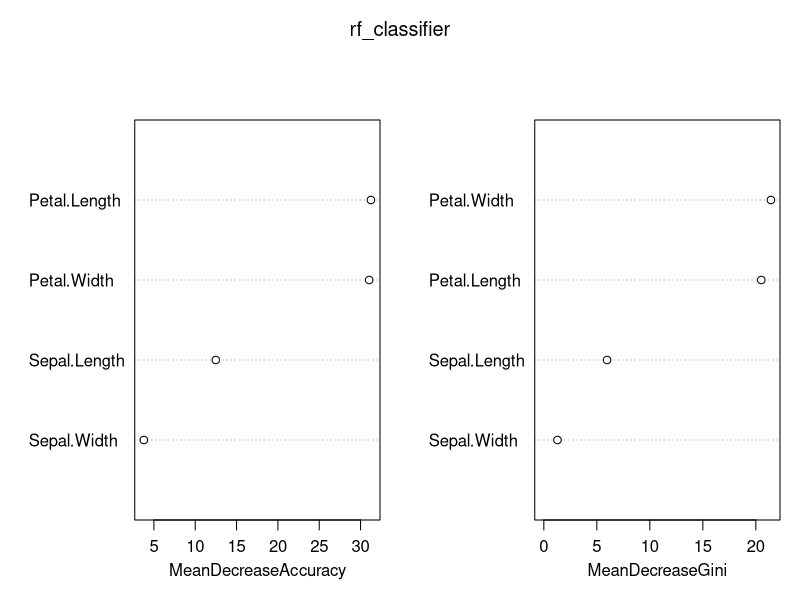
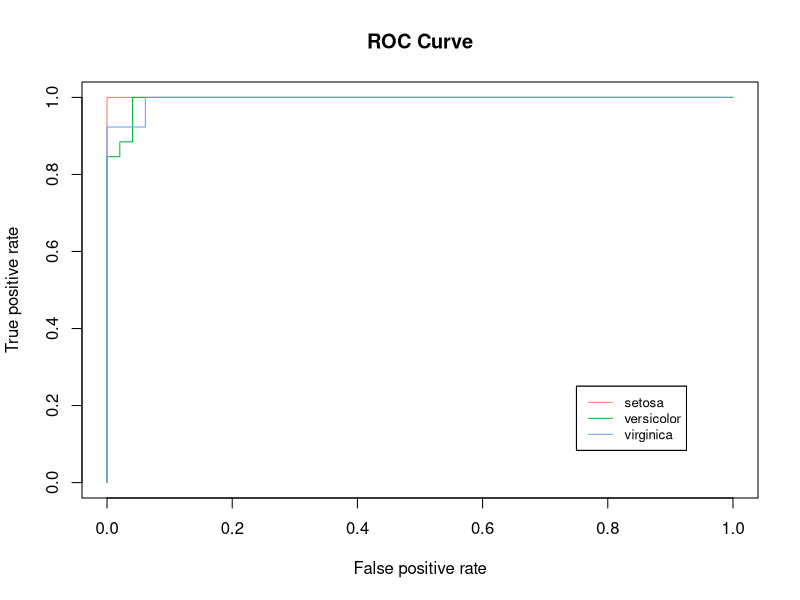

Source code (R) for these figures, in order:
#####- Libraries ------------------------------------------------#####
library(ROCR)
library(randomForest)

#####- Import data ----------------------------------------------#####
rm(list=ls())

data("iris")

#####- Set random seed to make results reproducible: ------------#####
set.seed(17)

# # I want to form predictions on the setosa species so I will extract those observations for validation2
# setosaRows <- which(iris$Species == "setosa")
# validation2 <- iris[setosaRows,]
# iris2 <- iris[-(setosaRows),]

#####- Calculate the size of each of the data sets: -------------#####
data_set_size <- floor(nrow(iris)/2)

#####- Generate a random sample of "data_set_size" indexes ------#####
indexes <- sample(1:nrow(iris), size = data_set_size)

#####- Assign the data to the correct sets ----------------------#####
training <- iris[indexes,]
print(table(training$Species))

validation1 <- iris[-indexes,]
print(table(validation1$Species))

# I try to keep e^Nf < No (Nf = number of features, No = number of observations) to minimise overfitting
# No = data_set_size
Nf <- floor(log(data_set_size))

#####- Perform training: ----------------------------------------#####
rf_classifier <- randomForest(Species ~ ., # "Species ~ ." we want to predict Species usings each of the remaining columns of data
                              data=training, 
                              ntree=500, # defines the number of trees to be generated; it is typical to test a range of values for this parameter (i.e. 100, 200, 300, 400, 500) and choose the one that minimises the OOB estimate of error rate
                              mtry=2, # the number of features used in the construction of the tree; these features are selected at random, which is where the "random" in randomForests comes from; the default is sqrt(Nf)
                              importance=TRUE) # enables the algorithm to calculate variable importance

rf_classifier
##--------------------------------------------------------------------
# Call:
#   randomForest(formula = Species ~ ., data = training, ntree = 100,      mtry = 2, importance = TRUE) 
# Type of random forest: classification
# Number of trees: 100
# No. of variables tried at each split: 2
# 
# OOB estimate of  error rate: 2.67%
# Confusion matrix:
#   setosa versicolor virginica class.error
# setosa         24          0         0  0.00000000
# versicolor      0         24         0  0.00000000
# virginica       0          2        25  0.07407407
##--------------------------------------------------------------------

# OOB estimate is calculated by counting the # of misclassified points in the training set (2 virginica observations = 2) and dividing by the total number of observations (2/75 ~= 2.67%)
# OOB estimate is a useful measure to discriminate b/w different random forest classifiers
# You could vary the # of trees or the # of variables considered and select the combination with the smallest value
# Datasets with higher Nf - good idea to use cross-validation to perform feature selection using OOB error rate


#####- Assess importance ----------------------------------------#####
# Look at the importance that our classifier has assigned to each variable 
varImpPlot(rf_classifier)

# Feature's importance assessed based on:
# MeanDecreaseAccuracy - rough estimate of the loss in prediction performance when that variable is omitted from training
# MeanDecreaseGini - GINI is a measure of node impurity; if you used this feature to split the data, how pure will the nodes be?
## Highest purity = each not contains only elements of a single class
## Assessing the decrease in GINI when that feature is omitted leads to an understanding of how important that feature is

#####- Validation set assessment #1: looking at confusion matrix #####
prediction_for_table <- predict(rf_classifier,validation1[,-5]) # column 5 is the Species column we are predicting

table(observed=validation1[,5],predicted=prediction_for_table)

 ##-------------------------------------------------------------------
# predicted
# observed     setosa versicolor virginica
# setosa         26          0         0
# versicolor      0         23         3
# virginica       0          1        22
##-------------------------------------------------------------------

#####- Validation set assessment #2: ROC curves and AUC ---------#####
# Calculate the probability of new observations belonging to each class
# prediction_for_roc_curve will be a matrix with dimensions data_set_size x number_of_classes
prediction_for_roc_curve <- predict(rf_classifier,validation1[,-5],type="prob")

# Use pretty colours:
pretty_colours <- c("#F8766D","#00BA38","#619CFF")

# Specify the different classes 
classes <- levels(validation1$Species)

# For each class
for (i in 1:length(classes)) {
  # Define which observations belong to class[i]
  true_values <- ifelse(validation1[,5]==classes[i],1,0)
  
  # Assess the performance of classifier for class[i]
  pred <- prediction(prediction_for_roc_curve[,i],true_values)
  perf <- performance(pred, "tpr", "fpr")
  if (i==1)
  {
    plot(perf,main="ROC Curve",col=pretty_colours[i]) 
  }
  else
  {
    plot(perf,main="ROC Curve",col=pretty_colours[i],add=TRUE) 
  }
  
  # Add a legend
  legend(0.75, 0.25, legend=c(classes),
         col=c(pretty_colours), lty = 19, cex=0.8)
  
  # Calculate the AUC and print it to screen
  auc.perf <- performance(pred, measure = "auc")
  AUC <- auc.perf@y.values[[1]]
  print(paste0(classes[i]))
  print(paste0("AUC = ", AUC))
}

##- ntree = 100 ------------------------------------------------------
# [1] "setosa"
# [1] "AUC = 1"
# [1] "versicolor"
# [1] "AUC = 0.991365777080063"
# [1] "virginica"
# [1] "AUC = 0.99247491638796"

##- ntree = 200 ------------------------------------------------------
# [1] "setosa"
# [1] "AUC = 1"
# [1] "versicolor"
# [1] "AUC = 0.992150706436421"      *
# [1] "virginica"
# [1] "AUC = 0.99247491638796"

##- ntree = 300 ------------------------------------------------------
# [1] "setosa"
# [1] "AUC = 1"
# [1] "versicolor"
# [1] "AUC = 0.991365777080063"
# [1] "virginica"
# [1] "AUC = 0.99247491638796"

##- ntree = 400 ------------------------------------------------------
# [1] "setosa"
# [1] "AUC = 1"
# [1] "versicolor"
# [1] "AUC = 0.992150706436421"      *
# [1] "virginica"
# [1] "AUC = 0.99247491638796"

##- ntree = 500 ------------------------------------------------------
# [1] "setosa"
# [1] "AUC = 1"
# [1] "versicolor"
# [1] "AUC = 0.991365777080063"
# [1] "virginica"
# [1] "AUC = 0.99247491638796"
